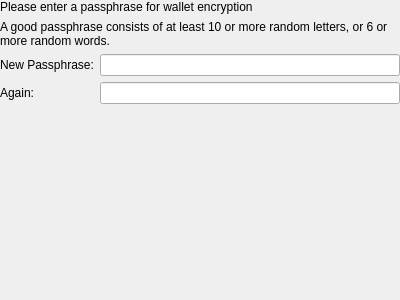
<?xml version="1.0" encoding="UTF-8"?>
<ui version="4.0">
 <class>SetPassphraseFrame</class>
 <widget class="QWidget" name="SetPassphraseFrame">
  <property name="geometry">
   <rect>
    <x>0</x>
    <y>0</y>
    <width>400</width>
    <height>300</height>
   </rect>
  </property>
  <property name="windowTitle">
   <string>Set Passphrase</string>
  </property>
  <layout class="QVBoxLayout" name="verticalLayout">
   <property name="margin">
    <number>0</number>
   </property>
   <item>
    <widget class="QLabel" name="label">
     <property name="text">
      <string>Please enter a passphrase for wallet encryption</string>
     </property>
    </widget>
   </item>
   <item>
    <widget class="QLabel" name="label_4">
     <property name="text">
      <string>A good passphrase consists of at least 10 or more random letters, or 6 or more random words.</string>
     </property>
     <property name="wordWrap">
      <bool>true</bool>
     </property>
    </widget>
   </item>
   <item>
    <layout class="QGridLayout" name="gridLayout">
     <item row="0" column="0">
      <widget class="QLabel" name="label_2">
       <property name="text">
        <string>New Passphrase:</string>
       </property>
      </widget>
     </item>
     <item row="0" column="1">
      <widget class="QLineEdit" name="lineEditNewPassphrase">
       <property name="echoMode">
        <enum>QLineEdit::Password</enum>
       </property>
      </widget>
     </item>
     <item row="1" column="0">
      <widget class="QLabel" name="label_3">
       <property name="text">
        <string>Again:</string>
       </property>
      </widget>
     </item>
     <item row="1" column="1">
      <widget class="QLineEdit" name="lineEditRepeatPassphrase">
       <property name="echoMode">
        <enum>QLineEdit::Password</enum>
       </property>
      </widget>
     </item>
    </layout>
   </item>
   <item>
    <widget class="QLabel" name="labelStatus">
     <property name="text">
      <string/>
     </property>
    </widget>
   </item>
   <item>
    <spacer name="verticalSpacer">
     <property name="orientation">
      <enum>Qt::Vertical</enum>
     </property>
     <property name="sizeHint" stdset="0">
      <size>
       <width>20</width>
       <height>40</height>
      </size>
     </property>
    </spacer>
   </item>
  </layout>
 </widget>
 <resources/>
 <connections/>
</ui>
